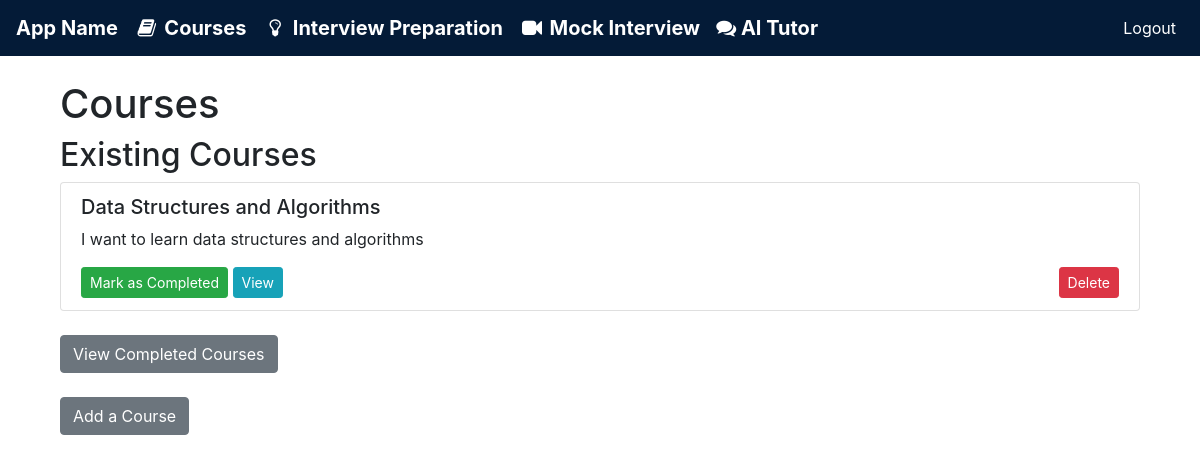
Screenshot of /courses (signed in) with the database file from the repository.
### models.py (models this page shows, shortened)
class Course(db.Model):
    __tablename__ = 'courses'
    id = db.Column(db.Integer, primary_key=True)
    title = db.Column(db.String(50), nullable=False, unique=True)
    description = db.Column(db.String(250), nullable=False, unique=True)
    created_at = db.Column(db.DateTime, default=datetime.utcnow)
    modules = db.relationship('Module', backref='course', lazy=True, cascade="all, delete-orphan")
    enrolled = db.Column(db.Boolean, default=False)
    completed = db.Column(db.Boolean, default=False)  # Tracking course completion
    completed_at = db.Column(db.DateTime, nullable=True)  # For tracking date of course completion
    user_id = db.Column(db.Integer, db.ForeignKey('user.id'), nullable=False)
    quizzes = db.relationship('Quiz', backref='course', lazy=True)

### app.py (the view)
@app.route('/courses', methods=['GET'])
def manage_courses():
    id = current_user.id
    courses = Course.query.filter_by(user_id=id).all()
    return render_template('courses.html', courses=courses)

### app.py (called while the page is built)
@login_manager.user_loader
def load_user(user_id):
    return User.query.get(int(user_id))

### models.py (called while the page is built)
    @property
    def is_active(self):
        return True # All users are active

### templates/courses.html (shortened to what this page needs)
{% extends "base.html" %}
{% block content %}
<div class="container mt-4">
    <h1>Courses</h1>
    <h2>Existing Courses</h2>
    <div class="list-group">
        {% for course in courses %}
        <div class="list-group-item">
            <h5>{{ course.title }}</h5>
            <p>{{ course.description }}</p>
            <div class="d-flex justify-content-between">
                <div>
                    <form method="POST" action="{{ url_for('complete_course', course_id=course.id) }}" class="d-inline">
                        <button type="submit" class="btn btn-success btn-sm">Mark as Completed</button>
                    </form>
                    <a href="{{ url_for('view_course', course_id=course.id) }}" class="btn btn-info btn-sm">View</a>
                </div>
                <form method="POST" action="{{ url_for('delete_course', course_id=course.id) }}" class="d-inline">
                    <button type="submit" class="btn btn-danger btn-sm">Delete</button>
                </form>
            </div>
        </div>
        {% endfor %}
    </div>
    <a href="{{ url_for('completed_courses') }}" class="btn btn-secondary mt-4">View Completed Courses</a>
    <br>
    <a href="{{ url_for('generate_course') }}" class="btn btn-secondary mt-4">Add a Course</a>
</div>
{% endblock %}

### static/styles.css (style rules this page uses)
button { padding: 10px 20px; background-color: #007bff; color: white; border: none; border-radius: 0 0 10px 0; }

### rows the page displays
Course: title "Data Structures and Algorithms", description "I want to learn data structures and algorithms"
